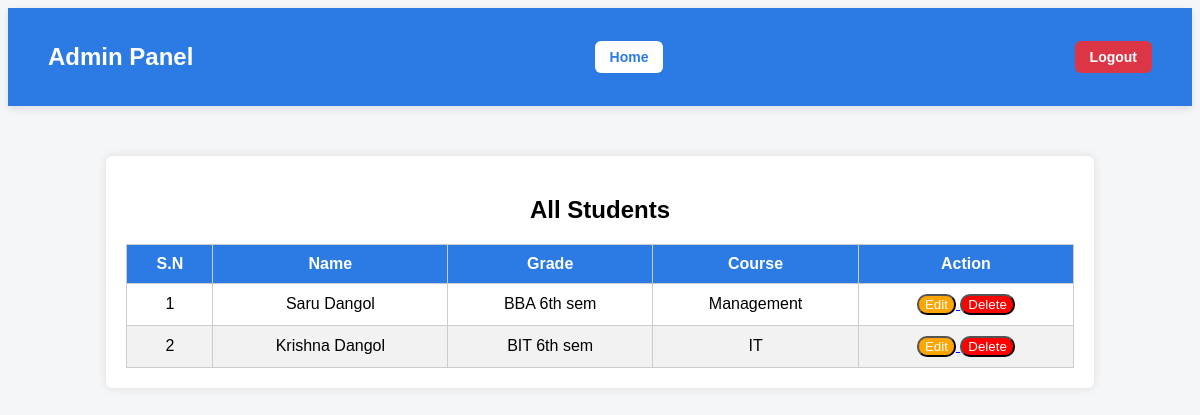
The app's page /AdminOperation/view_student, older data.
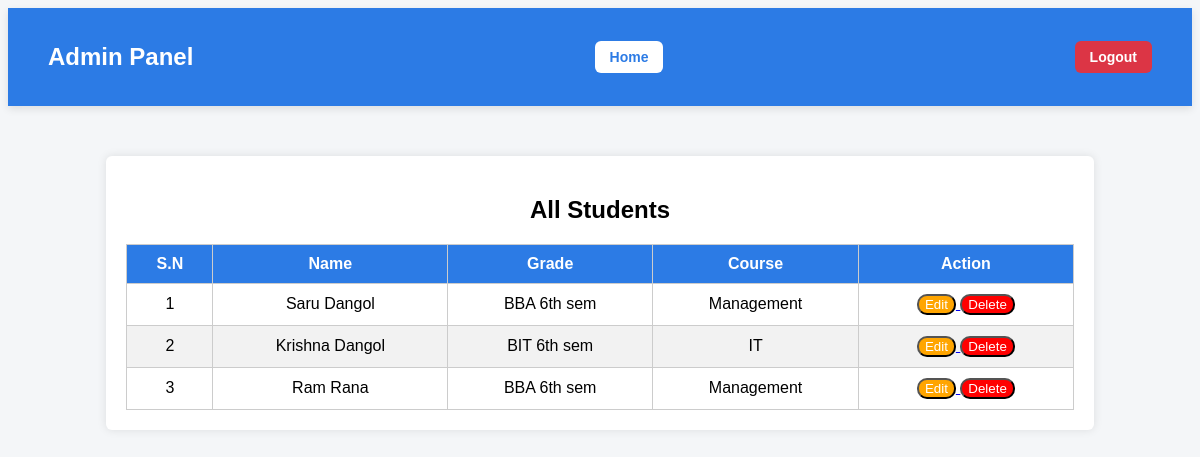
The same page, newer data.
### Admin/models.py (models this page shows, shortened)
class Student(models.Model):
    user = models.OneToOneField(User, on_delete=models.CASCADE,null=True,blank=True)
    Firstname=models.CharField(max_length=100)
    Lastname=models.CharField(max_length=100)
    Grade=models.CharField(max_length=100)
    course=models.CharField(max_length=100,default="BIT")

### Admin/views.py (the view)
# urls.py: path('view_student',views.view_student,name='view_student'),
def view_student(request):
    student=Student.objects.all()
    return render(request,"view_student.html",{'all_student':student})

### Admin/templates/view_student.html (shortened to what this page needs)
<!DOCTYPE html>
<html lang="en">
<head>
</head>
<body>
    <div class="navbar">
        <h2>Admin Panel</h2>
        <a href="{% url 'admin-dashboard' %}">Home</a>
        <a href="{% url 'account:logout' %}" style="margin-left:10px; background:#dc3545; color:white;">
            Logout
        </a>
    </div>
<div class="container">
    <h2>All Students</h2>
    <table>
        <thead>
            <tr>
                <th>S.N</th>
                <th>Name</th>
                <th>Grade</th>
                <th>Course</th>
                <th colspan=2>Action</th>
            </tr>
        </thead>
        <tbody>
            {% for student in all_student %}
            <tr>
                <td>{{ forloop.counter }}</td>
                <td>{{ student.Firstname }} {{student.Lastname}}</td>
                <td>{{ student.Grade }}</td>
                <td>{{ student.course }}</td>
                 <td><a href="{% url 'edit_student' student.id %}">
                 <button class="Edit">Edit</button>
                </a>
                <a href="{% url 'delete_student' student.id %}">
                 <button class="Delete">Delete</button>
                </a></td>
            </tr>
            {% empty %}
            <tr>
                <td colspan="4">No Student found</td>
            </tr>
            {% endfor %}
        </tbody>
    </table>
</div>
</body>
</html>

Row changes from the older to the newer data that the page shows:
added Student: Firstname "Ram", Lastname "Rana", Grade "BBA 6th sem", course "Management"
